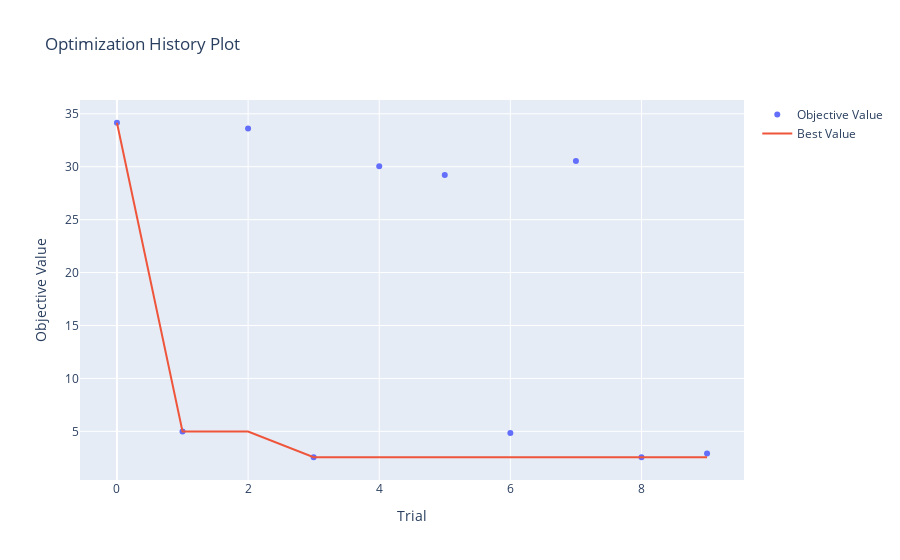

The notebook cell this image was saved under:
### Code cell
# visualization

#plot_optimization_history(study): Shows the objective value over the course of the optimization,
#        helping to understand convergence.
#plot_parallel_coordinate(study): Visualizes high-dimensional parameter relationships, showing 
#        how different parameter combinations lead to different objective values.
#plot_contour(study): Creates contour plots to visualize the relationship between two hyperparameters
#        and the objective value.
#plot_slice(study): Displays individual hyperparameters as slice plots, showing the distribution of 
#        objective values for different ranges of a single hyperparameter.
#plot_param_importances(study): Visualizes the importance of each hyperparameter in influencing the
#        objective value.
#plot_intermediate_values(study): Visualizes the learning curves of trials, particularly useful for
#        understanding the impact of pruning.

plot_optimization_history(study)

### Figure 1 — Plotly figure (JSON) as saved in the notebook; plotly's stock layout.template omitted (floating-point values rounded to 4 significant figures)
{"data": [{"mode": "markers", "name": "Objective Value", "type": "scatter", "x": [0, 1, 2, 3, 4, 5, 6, 7, 8, 9], "y": [34.15, 4.984, 33.61, 2.556, 30.04, 29.22, 4.838, 30.54, 2.554, 2.905]}, {"mode": "lines", "name": "Best Value", "type": "scatter", "x": [0, 1, 2, 3, 4, 5, 6, 7, 8, 9], "y": [34.15, 4.984, 4.984, 2.556, 2.556, 2.556, 2.556, 2.556, 2.554, 2.554]}, {"marker": {"color": "#cccccc"}, "mode": "markers", "name": "Infeasible Trial", "showlegend": false, "type": "scatter", "x": [], "y": []}], "layout": {"title": {"text": "Optimization History Plot"}, "xaxis": {"title": {"text": "Trial"}}, "yaxis": {"title": {"text": "Objective Value"}}}}
